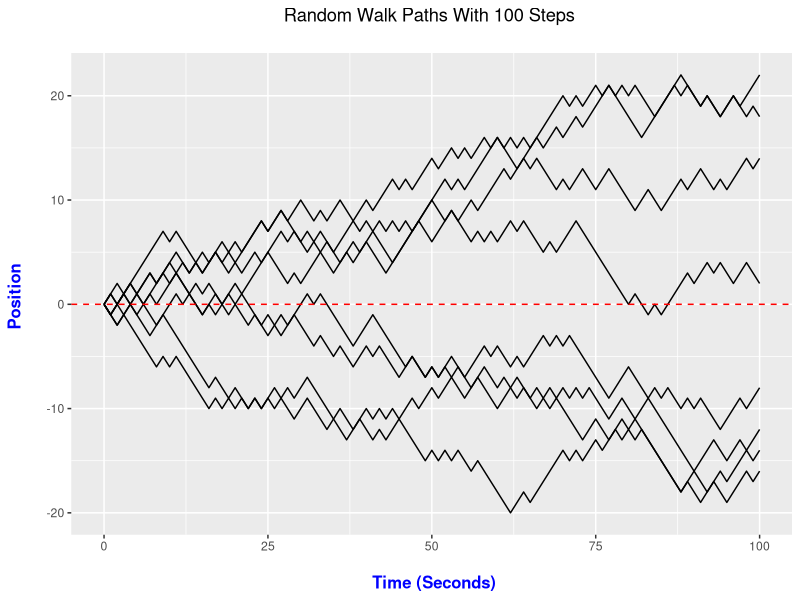
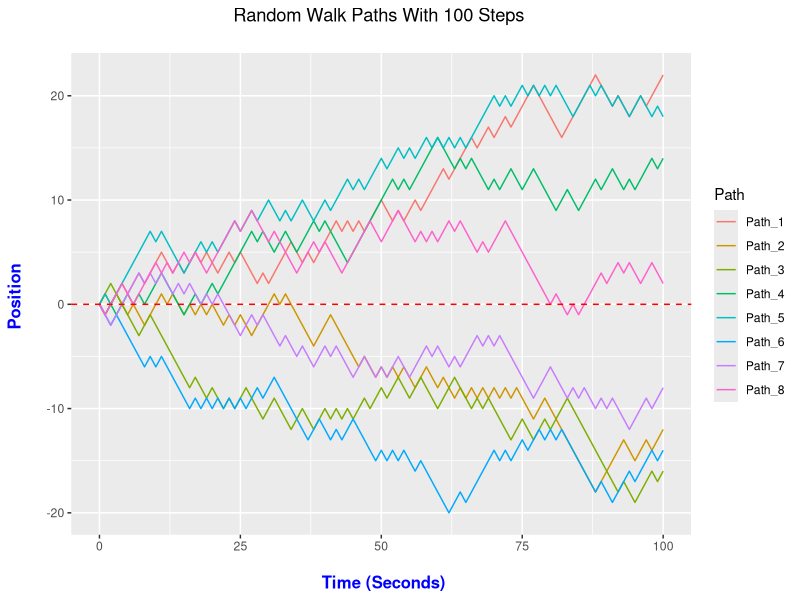
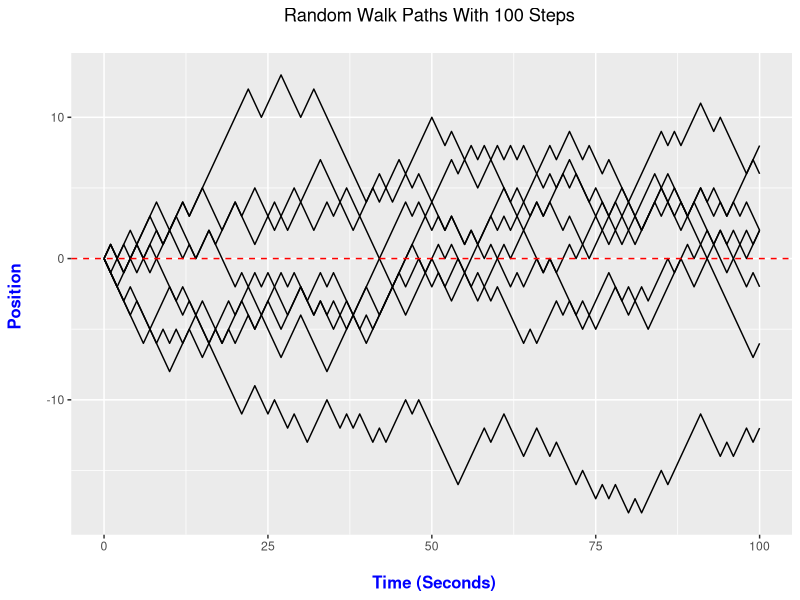
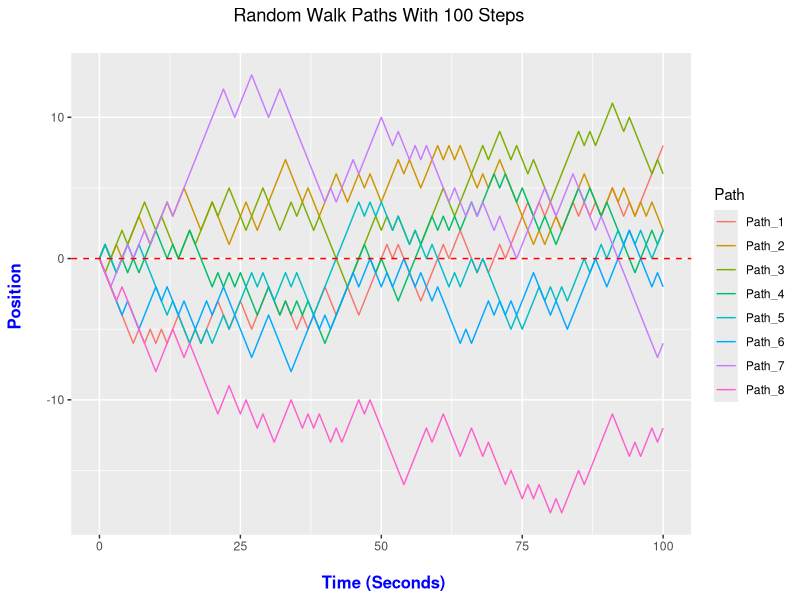

Generate these figures, in order, with R:
## ---- chunk 1
# Multiple Random Walk Paths:

# Resource: http://www.phytools.org/eqg/Exercise_4.1/
# https://stackoverflow.com/questions/17150183/plot-multiple-lines-in-one-graph

library(ggplot2)

# Using the cumsum() function to generate random walk more efficently:

time <- 100
num_paths <- 8

rw_paths <- matrix(data = 0, nrow = num_paths, ncol = time + 1)

# Fill rows with each random walk path realization:

for (i in 1:num_paths){
   rw_paths[i, ] <- c(0, cumsum(sample(x = c(-1, 1), size = time, prob = c(0.5, 0.5), replace = TRUE)))
}

rw_paths <- data.frame(rw_paths)

# Check:

head(rw_paths)
## ---- chunk 2
# Check:

head(rw_paths)

## ---- chunk 3
# Transpose and add times column (Transpose = switch rows with columns and viceversa):

rw_paths_t <- cbind(Time = 0:time, t(rw_paths))

head(rw_paths_t)
## ---- chunk 4
# Rename columns: Each column represents the path and the values are the positions at time t:

for (i in 1:num_paths){
  colnames(rw_paths_t)[i + 1] <- paste0("Path_", i)
}

# Remove row names, have them blank

rownames(rw_paths_t) <- NULL


# Convert to data.frame for gather().

rw_paths_t <- data.frame(rw_paths_t)
## ---- chunk 5
head(rw_paths_t)
## ---- chunk 6
# Wide Format To Long Format Data:

library(tidyr)
library(dplyr)

rw_paths2 <- rw_paths_t %>% gather(Path, Position, -Time)

# Check:

head(rw_paths2)
## ---- chunk 7
# Ggplot with time on horizontal axis, and running total/position on vertical axis.

ggplot(rw_paths2, aes(x = Time, y = Position, group = Path)) + 
  geom_line() +
  labs(x = "\n Time (Seconds)", y = "Position \n", title = paste0("Random Walk Paths With ", time, " Steps \n")) + 
  theme(plot.title = element_text(hjust = 0.5), 
        axis.title.x = element_text(face="bold", colour="blue", size = 12),
        axis.title.y = element_text(face="bold", colour="blue", size = 12)) +
  geom_hline(yintercept = 0, colour = "red", linetype = "dashed")
## ---- chunk 8
# If I want different colours for each path I would add colour = Path in aes().

ggplot(rw_paths2, aes(x = Time, y = Position, group = Path, colour = Path)) + 
  geom_line() +
  labs(x = "\n Time (Seconds)", y = "Position \n", title = paste0("Random Walk Paths With ", time, " Steps \n")) + 
  theme(plot.title = element_text(hjust = 0.5), 
        axis.title.x = element_text(face="bold", colour="blue", size = 12),
        axis.title.y = element_text(face="bold", colour="blue", size = 12)) +
  geom_hline(yintercept = 0, colour = "red", linetype = "dashed")
## ---- chunk 9
# Replicate example: replicate(n = 10, runif(n = 8))

# Replicate function version:

# Using the cumsum() function to generate random walk more efficently:

time <- 100
num_paths <- 8

rw_paths <- matrix(data = 0, nrow = time + 1, ncol = num_paths)
 
# Fill rows with each random walk path realization with replicate():

rw_paths <- replicate(num_paths, c(0, cumsum(sample(x = c(-1, 1), size = time, prob = c(0.5, 0.5), replace = TRUE))))

rw_paths <- data.frame(rw_paths)

# Check:
 
head(rw_paths)

# Add times column (No need to transpose here):

rw_paths <- cbind(Time = 0:time, rw_paths)

head(rw_paths)
## ---- chunk 10
# Rename columns: p_t which is position at time t.

for (i in 1:num_paths){
  colnames(rw_paths)[i + 1] <- paste0("Path_", i)
}

# Remove row names, have them blank

rownames(rw_paths) <- NULL

# Convert to data.frame for gather().

rw_paths <- data.frame(rw_paths)

# Wide Format To Long Format Data:

#library(tidyr)
#library(dplyr)

rw_paths2 <- rw_paths %>% gather(Path, Position, -Time)

# Check:

head(rw_paths2)
 
tail(rw_paths2)

dim(rw_paths2)
## ---- chunk 11
# Ggplot with time on horizontal axis, and running total/position on vertical axis.

ggplot(rw_paths2, aes(x = Time, y = Position, group = Path)) + 
  geom_line() +
  labs(x = "\n Time (Seconds)", y = "Position \n", title = paste0("Random Walk Paths With ", time, " Steps \n")) + 
  theme(plot.title = element_text(hjust = 0.5), 
        axis.title.x = element_text(face="bold", colour="blue", size = 12),
        axis.title.y = element_text(face="bold", colour="blue", size = 12)) +
  geom_hline(yintercept = 0, colour = "red", linetype = "dashed")

# If I want different colours for each path I would add colour = Path in aes().

ggplot(rw_paths2, aes(x = Time, y = Position, group = Path, colour = Path)) + 
  geom_line() +
  labs(x = "\n Time (Seconds)", y = "Position \n", title = paste0("Random Walk Paths With ", time, " Steps \n")) + 
  theme(plot.title = element_text(hjust = 0.5), 
        axis.title.x = element_text(face="bold", colour="blue", size = 12),
        axis.title.y = element_text(face="bold", colour="blue", size = 12)) +
  geom_hline(yintercept = 0, colour = "red", linetype = "dashed")
